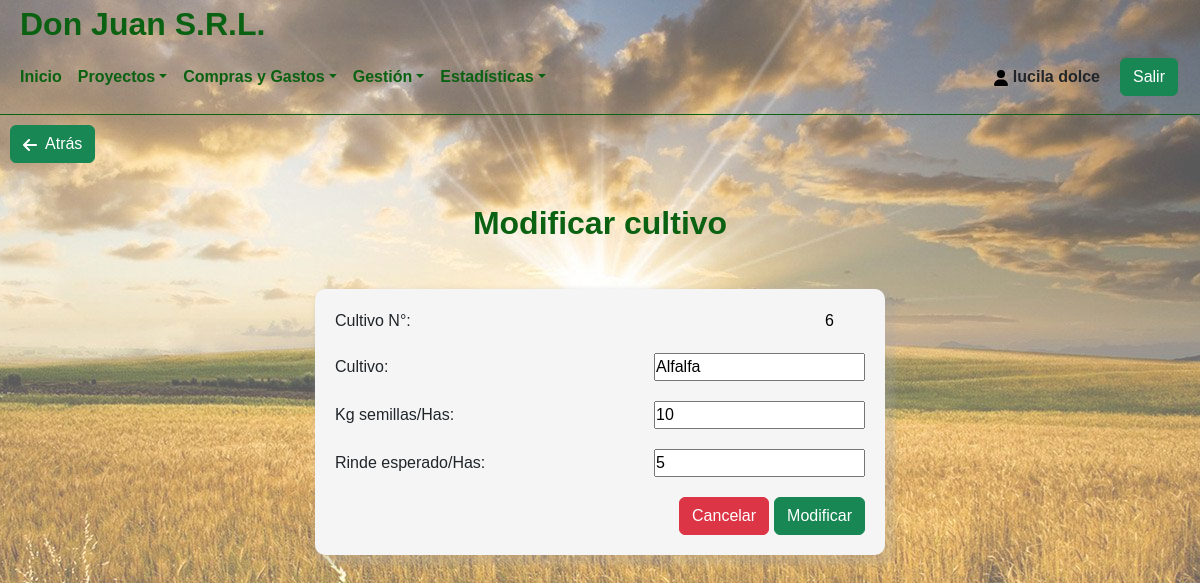
The app's page /System/detalleCultivo.php?no=6 (signed in) with its own data.
### tables this page shows
CREATE TABLE `usuarios` (
  `id_usuario` int(11) NOT NULL,
  `usuario` varchar(45) NOT NULL,
  `password` varchar(45) NOT NULL,
  `nombre` varchar(45) NOT NULL,
  `apellido` varchar(45) NOT NULL,
  `id_tipoUsuario` int(11) NOT NULL,
  `id_EstadoUsuario` int(1) NOT NULL
);

CREATE TABLE `cultivos` (
  `id_Cultivo` int(11) NOT NULL,
  `nombreCultivo` varchar(45) NOT NULL,
  `kgSemillaHas` int(11) NOT NULL,
  `rindeEsperadoHas` varchar(45) NOT NULL
);

### System/detalleCultivo.php (the view, shortened to what this page needs)
<?php
include('../Template/Cabecera.php');
$consulta = Consultar($_GET['no']);
function Consultar($no_id)
{
    include('../Modelo/Conexion.php');
	$sentencia =  "SELECT * FROM cultivos WHERE id_Cultivo='".$no_id."'";
	$resultado = mysqli_query($conexion, $sentencia);
	$filas = mysqli_fetch_assoc($resultado);
	return [
		$filas['id_Cultivo'],
		$filas['nombreCultivo'],
		$filas['kgSemillaHas'],
		$filas['rindeEsperadoHas'],
	];
}
$id = $consulta[0];
?>
<div class="centrado">
    <div class="centrado-vlv">
        <a href="./usuarios.php"><button class="btn btn-success">&nbsp Atrás</button></a>
    </div>
    <div class="centrado--titulo">
        <h1>Modificar cultivo</h1>
    </div>
    <div class="centrado--form">
        <form class="centrado--form--form" name="form_mod" id="form_mod" action="./modCultivo.php" method="POST">
			<div class="labelInput">
				<label for="id">Cultivo N°:</label>
                <input type="text" name="id" id="id" class="readonly" value="<?php echo $id; ?>" readonly>
            </div>
            <div class="labelInput">
                <label for="name">Cultivo:</label>
                <input type="text" name="cultivo" id="prov" value="<?php echo $consulta[1]; ?>"  required>
            </div>
            <div class="labelInput">
                <label for="name">Kg semillas/Has:</label>
                <input type="number" min="0" name="semillas" id="prov" value="<?php echo $consulta[2]; ?>" required>
            </div>
            <div class="labelInput">
                <label for="name">Rinde esperado/Has:</label>
                <input type="number" min="0" name="rinde" id="prov" value="<?php echo $consulta[3]; ?>"  required>
            </div>
            <div class="labelInputbtn" style="gap:5px;">
                <button type="reset" class="btn btn-danger">Cancelar</button>
                <button type="button" id="btnform" class="btn btn-success">Modificar</button>
            </div>
        </form>
    </div>
</div>
</body>

### Template/Cabecera.php (shortened to what this page needs)
<?php
include ("../Modelo/Conexion.php");
$iduser = $_SESSION['usuario'];
$sql = "SELECT * FROM usuarios WHERE usuario='$iduser'";
$resultado = $conexion->query($sql);
$row = $resultado->fetch_assoc();
$nombre = $row['nombre'];
$apellido = $row['apellido'];
$tipoUsu = $row['id_tipoUsuario'];
?>
<!DOCTYPE html>
<html lang="es">
<head>
    <link href="https://cdn.jsdelivr.net/npm/bootstrap@5.2.0-beta1/dist/css/bootstrap.min.css" rel="stylesheet">
    <link href="https://unpkg.com/aos@2.3.1/dist/aos.css" rel="stylesheet">
	<link rel="stylesheet" href="../Css/estilos.css">
</head>
<body>
<header class="hea-pri" >
	<div class="titPrincipal">
		<h1>Don Juan S.R.L.</h1>
	</div>
    <nav class="navbar navbar-expand-lg navbar-light" style="border-bottom: 1px solid #0a6111;">
        <div class="container-fluid navpri">
            <div class="collapse navbar-collapse" id="navbarNav" >
                <ul class="navbar-nav">
				<li class="nav-item">
					<a href="./Inicio.php" class="nav-link" style="color: #0a6111;" aria-current="page">Inicio</a>
				</li>
                <li class="nav-item dropdown">
                        <a href="#" class="nav-link dropdown-toggle " id="navbarDropdown" role="button" data-bs-toggle="dropdown" aria-expanded="false" style="color: #0a6111;">Proyectos</a>
                    </li>
                    <li class="nav-item dropdown">
                        <a href="#" class="nav-link dropdown-toggle " id="navbarDropdown" role="button" data-bs-toggle="dropdown" aria-expanded="false" style="color: #0a6111;">Compras y Gastos</a>
                    </li>
					<?php if($tipoUsu == 1){;?>
					<li class="nav-item dropdown">
                        <a href="#" class="nav-link dropdown-toggle " id="navbarDropdown" role="button" data-bs-toggle="dropdown" aria-expanded="false" style="color: #0a6111;">Gestión</a>
                    </li>
					<?php };?>
					<li class="nav-item dropdown">
                        <a href="#" class="nav-link dropdown-toggle " id="navbarDropdown" role="button" data-bs-toggle="dropdown" aria-expanded="false" style="color: #0a6111;">Estadísticas</a>
                    </li>
                </ul>
            </div>
            <div class="exit">
				<div class="exit-name">
				<p><svg xmlns="http://www.w3.org/2000/svg" height="1em" viewBox="0 0 448 512" style="fill:#000000;"><path d="M224 256A128 128 0 1 0 224 0a128 128 0 1 0 0 256zm-45.7 48C79.8 304 0 383.8 0 482.3C0 498.7 13.3 512 29.7 512H418.3c16.4 0 29.7-13.3 29.7-29.7C448 383.8 368.2 304 269.7 304H178.3z"/></svg>&nbsp<?php echo $nombre." ".$apellido;?></p>
				</div>
				<div class="exit-exit">
					<a href="../index.php">
						<button class="btn btn-success">Salir</button>
					</a>
				</div>
			</div>
        </div>
    </nav>
</header>

### Css/estilos.css (style rules this page uses)
* { margin: 0; padding: 0; box-sizing: border-box; font-family: 'Montserrat Alternates', sans-serif; }
body { background-color: whitesmoke; background-image: linear-gradient( to right, rgba(255, 255, 255, 0.35), rgba(255, 255, 255, 0.35) ), url('../imagenes/campo.jpg'); background-repeat: no-repeat; background-attachment: fixed; background-size: cover; object-fit: cover; background-repeat: no-repeat; background-position: center center; justify-content: center; align-items: center; height: auto; }
a { text-decoration: none; }
h1 { color: #0a6111; display: block; font-size: 2em; margin-block-start: 0.67em; margin-block-end: 0.67em; margin-inline-start: 0px; margin-inline-end: 0px; font-weight: bold; }
.nav-link { font-weight: bold; }
.exit-name { font-weight: bold; }
.titPrincipal { width: 100%; height: 40px; display: flex; justify-content: flex-start; }
.titPrincipal h1 { margin-left: 20px; margin-block-start: 0.15em; }
.centrado-vlv { padding: 10px; width: 100%; display: flex; justify-content: flex-start; }
.centrado { width: 100%; display: flex; justify-content: center; align-items: center; flex-direction: column; margin-bottom: 20px; gap: 10px; }
.centrado--form { width: 600px; padding: 15px; display: flex; justify-content: center; align-items: center; flex-direction: column; }
.centrado--form--form { width: 100%; display: flex; justify-content: center; align-items: flex-start; flex-direction: column; gap: 20px; }
.readonly { width: 40px; background-color: transparent; border: none; cursor: default; }
.labelInput { width: 100%; display: flex; justify-content: space-between; align-items: center; }
.labelInputbtn { width: 100%; display: flex; justify-content: flex-end; }
p { margin: 0%; }
form { padding: 20px; box-shadow: 5px 5px 5px 5px rgba(165, 164, 164, 0.3); border-radius: 10px; background-color: whitesmoke; margin-bottom: 20px; }
.exit { padding: 10px; display: flex; justify-content: center; align-items: center; flex-direction: row; gap: 20px; font-family: 'Montserrat Alternates', sans-serif; }

### System/detalleCultivo.php (style rules this page uses)
svg { fill:#ffffff }

### records on screen
usuarios: nombre "lucila", apellido "dolce"
cultivos: id "6", cultivo "Alfalfa", semillas "10", rinde "5"
